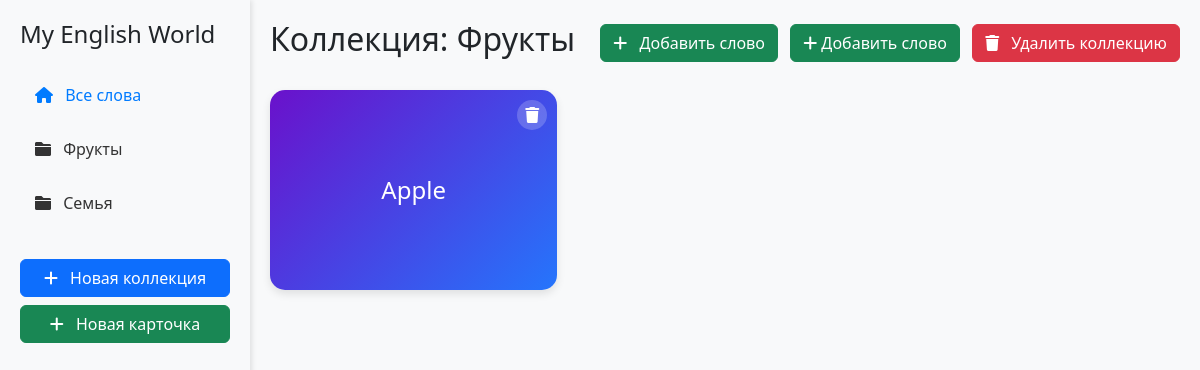
The page /collections/3/ on the database as committed earlier.
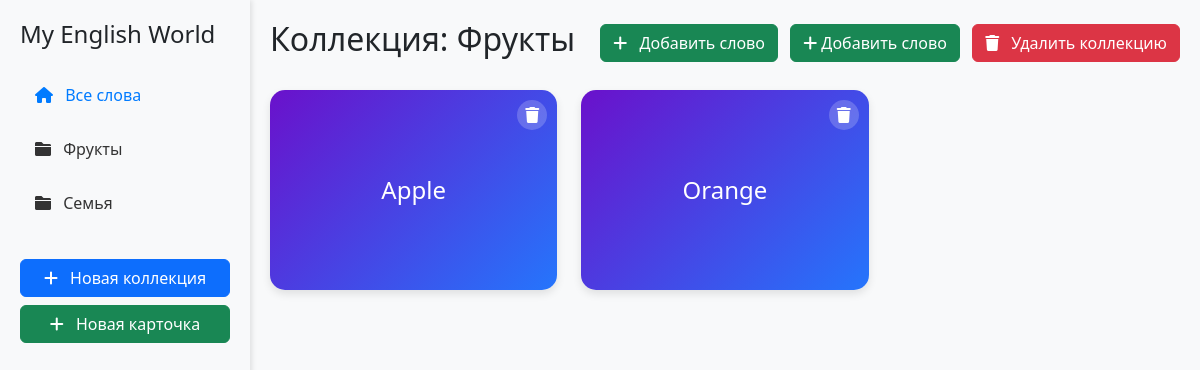
The same page on the database as committed later.
### flashcards/models.py (models this page shows, shortened)
class Collection(models.Model):
    name = models.CharField(
        max_length=100,
        validators=[MinLengthValidator(3, "Название должно содержать минимум 3 символа")]
    )
    created_at = models.DateTimeField(auto_now_add=True)

class Flashcard(models.Model):
    english_word = models.CharField(
        max_length=100,
        validators=[MinLengthValidator(1, "Слово не может быть пустым")]
    )
    russian_translation = models.CharField(
        max_length=100,
        validators=[MinLengthValidator(1, "Перевод не может быть пустым")]
    )
    collection = models.ForeignKey(
        Collection,
        on_delete=models.CASCADE,
        null=True,
        blank=True
    )
    created_at = models.DateTimeField(auto_now_add=True)

### flashcards/views.py (the view)
# urls.py: path('collections/<int:collection_id>/', views.collection_detail, name='collection_detail'),
def collection_detail(request, collection_id):
    collection = get_object_or_404(Collection, id=collection_id)
    flashcards = Flashcard.objects.filter(collection=collection)
    collections = Collection.objects.all()
    return render(request, 'flashcards/collection_detail.html', {
        'collection': collection,
        'flashcards': flashcards,
        'collections': collections
    })

### flashcards/templates/flashcards/collection_detail.html (shortened to what this page needs)
{% extends 'flashcards/base.html' %}
{% block content %}
<div class="d-flex justify-content-between align-items-center mb-4">
    <h2>Коллекция: {{ collection.name }}</h2>
    <div>
        <a href="{% url 'add_flashcard_to_collection' collection.id %}" class="btn btn-success">
            <i class="fas fa-plus me-2"></i> Добавить слово
        </a>
        <a href="{% url 'add_flashcard_to_collection' collection.id %}" class="btn btn-success ms-2">
            <i class="fas fa-plus"></i> Добавить слово
        </a>
        <form method="post" action="{% url 'delete_collection' collection.id %}" class="d-inline">
            <button type="submit" class="btn btn-danger ms-2">
                <i class="fas fa-trash me-2"></i> Удалить коллекцию
            </button>
        </form>
    </div>
</div>
<div class="row mt-4">
    {% for flashcard in flashcards %}
    <div class="col-md-4 mb-4">
        <div class="flashcard-container">
            <div class="flashcard">
                <div class="flashcard-front">
                    <div class="flashcard-content">
                        <h3>{{ flashcard.english_word }}</h3>
                    </div>
                </div>
                <div class="flashcard-back">
                    <div class="flashcard-content">
                        <h3>{{ flashcard.russian_translation }}</h3>
                    </div>
                </div>
                <form method="post" action="{% url 'delete_flashcard' flashcard.id %}" class="delete-form">
                    <button type="submit" class="btn-delete">
                        <i class="fas fa-trash"></i>
                    </button>
                </form>
            </div>
        </div>
    </div>
    {% empty %}
    <div class="col-12">
        <div class="alert alert-info">В этой коллекции пока нет слов</div>
    </div>
    {% endfor %}
</div>
{% endblock %}

### flashcards/templates/flashcards/base.html (shortened to what this page needs)
<!DOCTYPE html>
<html lang="en">
<head>
    <link href="https://cdn.jsdelivr.net/npm/bootstrap@5.3.0/dist/css/bootstrap.min.css" rel="stylesheet">
    <link rel="stylesheet" href="https://cdnjs.cloudflare.com/ajax/libs/font-awesome/6.0.0/css/all.min.css">
    {% load static %}
    <link rel="stylesheet" href="{% static 'css/styles.css' %}">
</head>
<body>
    <div class="d-flex">
        <div class="sidebar">
            <h4 class="mb-4">My English World</h4>
            <ul class="nav flex-column">
                <li class="nav-item">
                    <a class="nav-link active" href="{% url 'home' %}">
                        <i class="fas fa-home me-2"></i> Все слова
                    </a>
                </li>
                {% for collection in collections %}
                <li class="nav-item">
                    <a class="nav-link" href="{% url 'collection_detail' collection.id %}">
                        <i class="fas fa-folder me-2"></i> {{ collection.name }}
                    </a>
                </li>
                {% endfor %}
            </ul>
            <div class="mt-4">
                <a href="{% url 'add_collection' %}" class="btn btn-primary mb-2">
                    <i class="fas fa-plus me-2"></i> Новая коллекция
                </a>
                <a href="{% url 'add_flashcard' %}" class="btn btn-success">
                    <i class="fas fa-plus me-2"></i> Новая карточка
                </a>
            </div>
        </div>
        <div class="main-content">
            {% block content %}{% endblock %}
        </div>
    </div>
</body>
</html>

Rows that differ between the two databases and show on the page:
added Flashcard: english_word "Orange", russian_translation "Апельсин"
